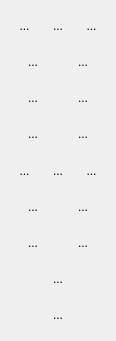
<?xml version="1.0" encoding="UTF-8"?>
<ui version="4.0">
 <class>TouchDockerWidget</class>
 <widget class="QWidget" name="TouchDockerWidget">
  <property name="geometry">
   <rect>
    <x>0</x>
    <y>0</y>
    <width>116</width>
    <height>341</height>
   </rect>
  </property>
  <property name="windowTitle">
   <string>Form</string>
  </property>
  <layout class="QVBoxLayout" name="verticalLayout">
   <item>
    <layout class="QHBoxLayout" name="horizontalLayout">
     <item>
      <widget class="KisStretchedIconButton" name="btnOpen">
       <property name="sizePolicy">
        <sizepolicy hsizetype="Expanding" vsizetype="Expanding">
         <horstretch>0</horstretch>
         <verstretch>0</verstretch>
        </sizepolicy>
       </property>
       <property name="text">
        <string>...</string>
       </property>
       <property name="autoRaise">
        <bool>true</bool>
       </property>
      </widget>
     </item>
     <item>
      <widget class="KisStretchedIconButton" name="btnSave">
       <property name="sizePolicy">
        <sizepolicy hsizetype="Expanding" vsizetype="Expanding">
         <horstretch>0</horstretch>
         <verstretch>0</verstretch>
        </sizepolicy>
       </property>
       <property name="text">
        <string>...</string>
       </property>
       <property name="autoRaise">
        <bool>true</bool>
       </property>
      </widget>
     </item>
     <item>
      <widget class="KisStretchedIconButton" name="btnSaveAs">
       <property name="sizePolicy">
        <sizepolicy hsizetype="Expanding" vsizetype="Expanding">
         <horstretch>0</horstretch>
         <verstretch>0</verstretch>
        </sizepolicy>
       </property>
       <property name="text">
        <string>...</string>
       </property>
       <property name="autoRaise">
        <bool>true</bool>
       </property>
      </widget>
     </item>
    </layout>
   </item>
   <item>
    <layout class="QHBoxLayout" name="horizontalLayout_2">
     <item>
      <widget class="KisStretchedIconButton" name="btnUndo">
       <property name="sizePolicy">
        <sizepolicy hsizetype="Expanding" vsizetype="Expanding">
         <horstretch>0</horstretch>
         <verstretch>0</verstretch>
        </sizepolicy>
       </property>
       <property name="text">
        <string>...</string>
       </property>
       <property name="autoRaise">
        <bool>true</bool>
       </property>
      </widget>
     </item>
     <item>
      <widget class="KisStretchedIconButton" name="btnRedo">
       <property name="sizePolicy">
        <sizepolicy hsizetype="Expanding" vsizetype="Expanding">
         <horstretch>0</horstretch>
         <verstretch>0</verstretch>
        </sizepolicy>
       </property>
       <property name="text">
        <string>...</string>
       </property>
       <property name="autoRaise">
        <bool>true</bool>
       </property>
      </widget>
     </item>
    </layout>
   </item>
   <item>
    <layout class="QHBoxLayout" name="horizontalLayout_3">
     <item>
      <widget class="KisStretchedIconButton" name="btnOpacityUp">
       <property name="sizePolicy">
        <sizepolicy hsizetype="Expanding" vsizetype="Expanding">
         <horstretch>0</horstretch>
         <verstretch>0</verstretch>
        </sizepolicy>
       </property>
       <property name="text">
        <string>...</string>
       </property>
       <property name="autoRaise">
        <bool>true</bool>
       </property>
      </widget>
     </item>
     <item>
      <widget class="KisStretchedIconButton" name="btnBrightnessUp">
       <property name="sizePolicy">
        <sizepolicy hsizetype="Expanding" vsizetype="Expanding">
         <horstretch>0</horstretch>
         <verstretch>0</verstretch>
        </sizepolicy>
       </property>
       <property name="text">
        <string>...</string>
       </property>
       <property name="autoRaise">
        <bool>true</bool>
       </property>
      </widget>
     </item>
    </layout>
   </item>
   <item>
    <layout class="QHBoxLayout" name="horizontalLayout_4">
     <item>
      <widget class="KisStretchedIconButton" name="btnOpacityDown">
       <property name="sizePolicy">
        <sizepolicy hsizetype="Expanding" vsizetype="Expanding">
         <horstretch>0</horstretch>
         <verstretch>0</verstretch>
        </sizepolicy>
       </property>
       <property name="text">
        <string>...</string>
       </property>
       <property name="autoRaise">
        <bool>true</bool>
       </property>
      </widget>
     </item>
     <item>
      <widget class="KisStretchedIconButton" name="btnBrightnessDown">
       <property name="sizePolicy">
        <sizepolicy hsizetype="Expanding" vsizetype="Expanding">
         <horstretch>0</horstretch>
         <verstretch>0</verstretch>
        </sizepolicy>
       </property>
       <property name="text">
        <string>...</string>
       </property>
       <property name="autoRaise">
        <bool>true</bool>
       </property>
      </widget>
     </item>
    </layout>
   </item>
   <item>
    <layout class="QHBoxLayout" name="horizontalLayout_5">
     <item>
      <widget class="KisStretchedIconButton" name="btnRotateLeft">
       <property name="sizePolicy">
        <sizepolicy hsizetype="Expanding" vsizetype="Expanding">
         <horstretch>0</horstretch>
         <verstretch>0</verstretch>
        </sizepolicy>
       </property>
       <property name="text">
        <string>...</string>
       </property>
       <property name="autoRaise">
        <bool>true</bool>
       </property>
      </widget>
     </item>
     <item>
      <widget class="KisStretchedIconButton" name="btnResetCanvas">
       <property name="sizePolicy">
        <sizepolicy hsizetype="Expanding" vsizetype="Expanding">
         <horstretch>0</horstretch>
         <verstretch>0</verstretch>
        </sizepolicy>
       </property>
       <property name="text">
        <string>...</string>
       </property>
       <property name="autoRaise">
        <bool>true</bool>
       </property>
      </widget>
     </item>
     <item>
      <widget class="KisStretchedIconButton" name="btnRotateRight">
       <property name="sizePolicy">
        <sizepolicy hsizetype="Expanding" vsizetype="Expanding">
         <horstretch>0</horstretch>
         <verstretch>0</verstretch>
        </sizepolicy>
       </property>
       <property name="text">
        <string>...</string>
       </property>
       <property name="autoRaise">
        <bool>true</bool>
       </property>
      </widget>
     </item>
    </layout>
   </item>
   <item>
    <layout class="QHBoxLayout" name="horizontalLayout_6">
     <item>
      <widget class="KisStretchedIconButton" name="btnBrushSizeUp">
       <property name="sizePolicy">
        <sizepolicy hsizetype="Expanding" vsizetype="Expanding">
         <horstretch>0</horstretch>
         <verstretch>0</verstretch>
        </sizepolicy>
       </property>
       <property name="text">
        <string>...</string>
       </property>
       <property name="autoRaise">
        <bool>true</bool>
       </property>
      </widget>
     </item>
     <item>
      <widget class="KisStretchedIconButton" name="btnZoomUp">
       <property name="sizePolicy">
        <sizepolicy hsizetype="Expanding" vsizetype="Expanding">
         <horstretch>0</horstretch>
         <verstretch>0</verstretch>
        </sizepolicy>
       </property>
       <property name="text">
        <string>...</string>
       </property>
       <property name="autoRaise">
        <bool>true</bool>
       </property>
      </widget>
     </item>
    </layout>
   </item>
   <item>
    <layout class="QHBoxLayout" name="horizontalLayout_7">
     <item>
      <widget class="KisStretchedIconButton" name="btnBrushSizeDown">
       <property name="sizePolicy">
        <sizepolicy hsizetype="Expanding" vsizetype="Expanding">
         <horstretch>0</horstretch>
         <verstretch>0</verstretch>
        </sizepolicy>
       </property>
       <property name="text">
        <string>...</string>
       </property>
       <property name="autoRaise">
        <bool>true</bool>
       </property>
      </widget>
     </item>
     <item>
      <widget class="KisStretchedIconButton" name="btnZoomDown">
       <property name="sizePolicy">
        <sizepolicy hsizetype="Expanding" vsizetype="Expanding">
         <horstretch>0</horstretch>
         <verstretch>0</verstretch>
        </sizepolicy>
       </property>
       <property name="text">
        <string>...</string>
       </property>
       <property name="autoRaise">
        <bool>true</bool>
       </property>
      </widget>
     </item>
    </layout>
   </item>
   <item>
    <widget class="KisStretchedIconButton" name="btnPreviousPreset">
     <property name="sizePolicy">
      <sizepolicy hsizetype="Expanding" vsizetype="Expanding">
       <horstretch>0</horstretch>
       <verstretch>0</verstretch>
      </sizepolicy>
     </property>
     <property name="text">
      <string>...</string>
     </property>
     <property name="autoRaise">
      <bool>true</bool>
     </property>
    </widget>
   </item>
   <item>
    <widget class="KisStretchedIconButton" name="btnClear">
     <property name="sizePolicy">
      <sizepolicy hsizetype="Expanding" vsizetype="Expanding">
       <horstretch>0</horstretch>
       <verstretch>0</verstretch>
      </sizepolicy>
     </property>
     <property name="text">
      <string>...</string>
     </property>
     <property name="autoRaise">
      <bool>true</bool>
     </property>
    </widget>
   </item>
  </layout>
 </widget>
 <customwidgets>
  <customwidget>
   <class>KisStretchedIconButton</class>
   <extends>QToolButton</extends>
   <header location="global">KisStretchedIconButton.h</header>
  </customwidget>
 </customwidgets>
 <resources/>
 <connections/>
</ui>
